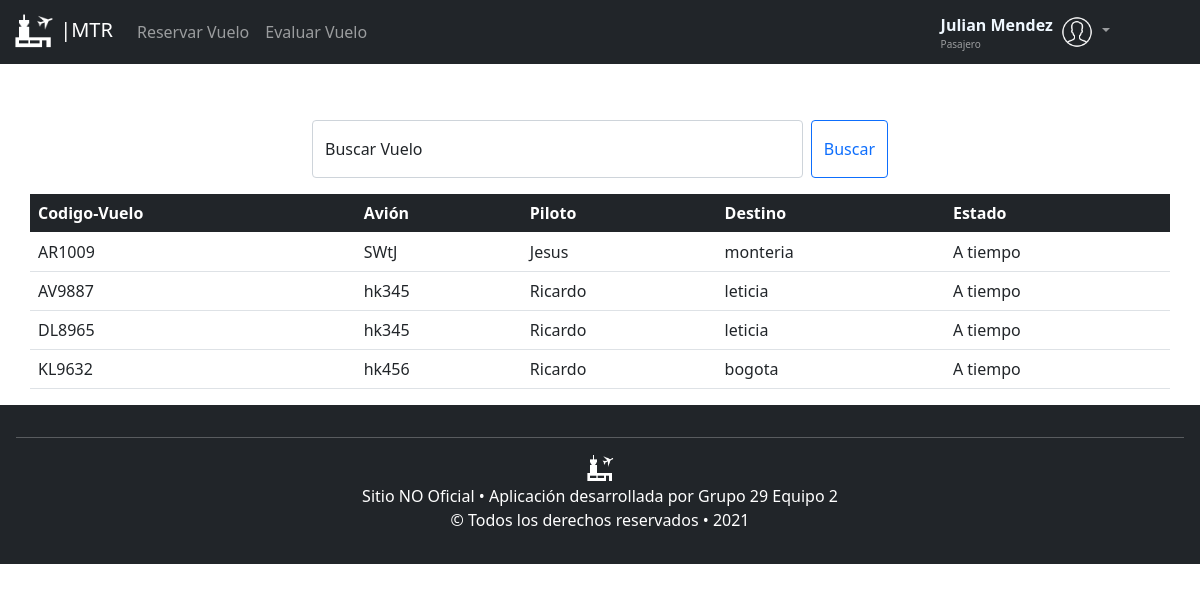
/ (signed in), run on the app's committed database.
### tables this page shows
CREATE TABLE personas (nombre VARCHAR (45) NOT NULL, apellido VARCHAR (45) NOT NULL, identificacion INTEGER NOT NULL, correo VARCHAR (100) PRIMARY KEY, contrasena VARCHAR (256) NOT NULL, tipo_usuario INTEGER NOT NULL);

CREATE TABLE vuelos (codigo VARCHAR (8) PRIMARY KEY, fecha DATE NOT NULL, hora TIME NOT NULL, destino VARCHAR (45) NOT NULL REFERENCES ciudades (nombre_ciudad), avion VARCHAR (45) NOT NULL REFERENCES aviones (matricula) ON UPDATE CASCADE, piloto VARCHAR (100) NOT NULL REFERENCES personas (correo) ON UPDATE CASCADE, puerta INTEGER NOT NULL);

### app.py (the view)
@app.route('/', methods=('GET', 'POST'))
def index():
    try:
        if request.method == 'POST':
            print("entre por post")
            db = get_db()
            busqueda = request.form['busqueda']
            result = db.execute(
                'SELECT codigo,avion,piloto,destino FROM vuelos where codigo =' + "'"+busqueda + "'"
            ).fetchall()
            print(result)
            close_db()
            return render_template('consultas.html', datos=result)
        else:
            print("entre por get")
            db = get_db()
            todos = []
            lista2 = []
            lista3 = []
            codigo = db.execute(
                'select codigo from vuelos'
            ).fetchall()
            todos.append(codigo)
            avion = db.execute(
                'SELECT avion FROM vuelos'
            ).fetchall()
            todos.append(avion)
            pilotos = db.execute(
                'SELECT piloto FROM vuelos'
            ).fetchall()
            todos.append(pilotos)
            destino = db.execute(
                'SELECT destino FROM vuelos'
            ).fetchall()
            todos.append(destino)
            close_db()
            for x in todos:
                lista = []
                for j in x:
                    lista.append(j[0])
                lista2.append(lista)
            for a in range(len(lista2)):
                lista = []
                for i in range(4):
                    print(lista2[i][a])
                    lista.append(lista2[i][a])
                lista3.append(lista)
            return render_template('consultas.html', datos=lista3)
    except:
        return render_template('consultas.html')

### app.py (called while the page is built)
@app.before_request
def load_logged_in_user():
    print("Entre al before request :)")
    user_id = session.get('user_id')
    if(user_id is None):
        g.user = None
    else:
        g.user = get_db().execute(
            'SELECT * FROM personas WHERE correo = ?', (user_id,)
        ).fetchone()

### db.py (called while the page is built)
def get_db():
    try:
        if 'db' not in g:
            g.db=sqlite3.connect('aeropuerto.db')
        return g.db
    except Error:
        print(Error)

### templates/consultas.html (shortened to what this page needs)
{% extends "layout.html" %}
{% block contenido %}
<br>
<br>
<form class="d-flex form-floating mb-3 container-sm " id="margenBuscar" method="POST">
  <input name="busqueda" class="form-control me-2" id="floatingInput" type="search" placeholder="Buscar vuelos" aria-label="Search">
  <label for="floatingInput" id="labelBuscar">Buscar Vuelo</label>
  <button class="btn btn-outline-primary" type="submit">Buscar</button>
</form>
<table class="table container-sm">
  <thead class="table-dark">
    <tr>
      <th scope="col">Codigo-Vuelo</th>
      <th scope="col">Avión</th>
      <th scope="col">Piloto</th>
      <th scope="col">Destino</th>
      <th scope="col">Estado</th>
    </tr>
  </thead>
  <tbody>
    {% for a in datos %}
    <tr>
      {% for j in a %}
        <td> {% print(j) %}</td>
      {% endfor %}
      <td> A tiempo</td>
    </tr>
    {% endfor %}
  </tbody>
</table>
{% endblock %}

### templates/layout.html (shortened to what this page needs)
<!DOCTYPE html>
<html>
<head>
    <link href="https://cdn.jsdelivr.net/npm/bootstrap@5.0.0-beta2/dist/css/bootstrap.min.css" rel="stylesheet"
>
    <link rel="stylesheet" type="text/css" href="/static/CSS/estiloLayout.css">
</head>
<body>
    <header>
        <nav class="navbar fixed-top  navbar-expand-lg navbar-dark bg-dark">
            <div class="container-fluid">
                <a class="navbar-brand" href="/">
                    <img src="/static/images/aeropuertoIcon.png" alt="" width="43"
                        height="38">
                    |MTR
                </a>
                <div class="collapse navbar-collapse" id="navbarSupportedContent">
                    {% if not g.user %}
                        <ul class="navbar-nav me-auto mb-2 mb-lg-0">
                        <!--    <li class="nav-item">
                                <a class="nav-link active" aria-current="page" href="#">Home</a>
                            </li>-->
                        </ul>
                        <ul class="navbar-nav mb-2 mb-lg-0">
                            <li class="nav-item">
                                <a href="/login" class="btn btn-link" id="btnRegistrar">Ingresar</a>
                            </li>
                            <li class="nav-item">
                                <a href="/registro" class="btn btn-link" id="btnRegistrar">Registrar</a>
                            </li>
                        </ul>
                    {% else %}
                    <ul class="navbar-nav me-auto mb-2 mb-lg-0">
                            {% if g.user[5]==1 %}
                                <li class="nav-item">
                                    <a class="nav-link" aria-current="page" href="/reservar">Reservar Vuelo</a>
                                </li>
                                <li class="nav-item">
                                    <a class="nav-link" aria-current="page" href="/evaluar">Evaluar Vuelo</a>
                                </li>
                            {% endif %}
                        </ul>
                        <div class="float-sm-start" >
                            <span class="fs-6 fw-bold  align-middle text-capitalize" style="color: aliceblue;">{{g.user[0]}}  {{g.user[1]}}</span>
                            <br>
                            {% if g.user[5]==1 %}
                            <span class="navbar-text" style="font-size: x-small;">
                                Pasajero
                              </span>
                            {% endif %}
                        </div>
                        <ul class="navbar-nav mb-2 mb-lg-0" style="margin-right: 5%;">
                            <li class="nav-item dropdown">
                                <a class="nav-link dropdown-toggle" id="desplegableUser" href="#" id="navbarDropdown"
                                    role="button" data-bs-toggle="dropdown" aria-expanded="false">
                                    <img src="/static/images/user.png" width="49%">
                                </a>
                            </li>
                        </ul>
                    {% endif %}
                </div>
            </div>
        </nav>
    </header>
    <div>
        <br>
        <br>
        <br>
    </div>
    {% block contenido %}
    {% endblock %}
    <footer style="border-bottom: 100cm;" class="p-3 mb-2 bg-dark text-white">
        <hr />
        <img src="/static/images/aeropuertoIcon.png" width="30px" height="30px" id="imageFooter">
        <p>
            Sitio NO Oficial • Aplicación desarrollada por Grupo 29 Equipo 2
        <br>
            &copy; Todos los derechos reservados • 2021
        </p>
    </footer>
</body>
</html>

### static/CSS/estiloLayout.css (style rules this page uses)
footer { text-align: center }
#margenBuscar { max-width: 50%; }
#labelBuscar { margin-left: 2%; }
.d-flex { margin-bottom: auto }

### data on the page
personas: nombre "Julian", apellido "Mendez"
vuelos: codigo "AR1009", avion "hk456", piloto "Ricardo", destino "bogota"
vuelos: avion "SWtJ", piloto "Jesus", destino "monteria", codigo "AV9887"
vuelos: avion "hk345", piloto "Ricardo", destino "leticia"
vuelos: codigo "DL8965"
vuelos: avion "hk345", piloto "Ricardo", destino "leticia", codigo "KL9632"
